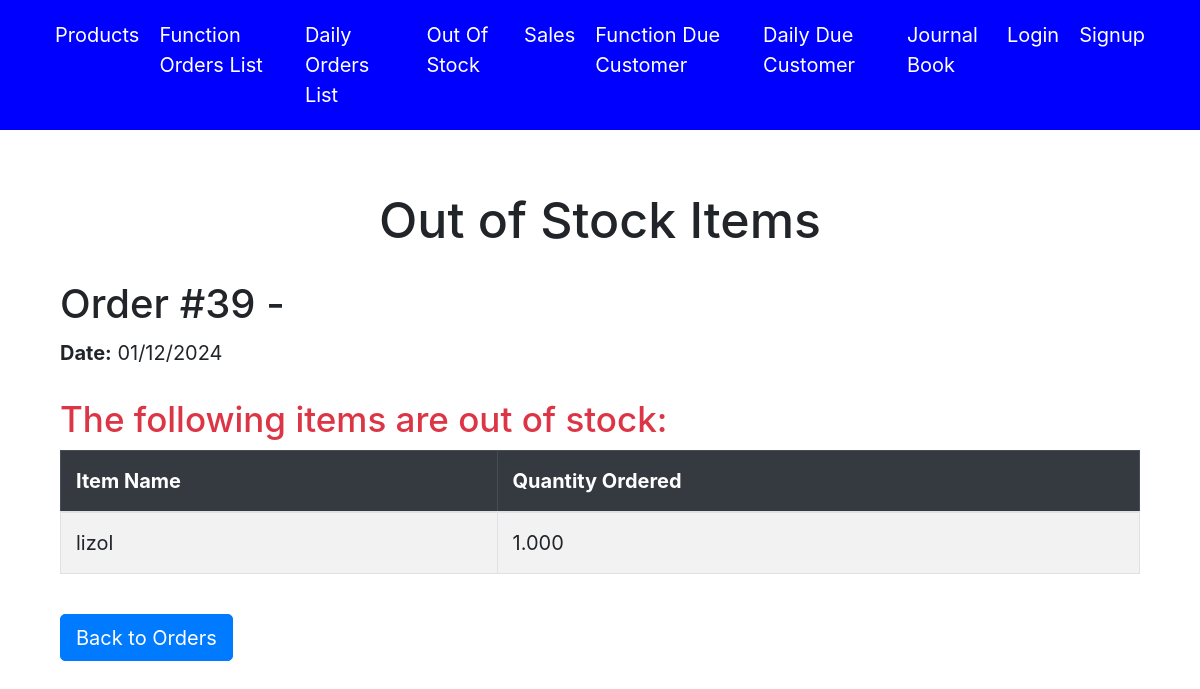
The page /item/39/daily-out-of-stock/39/ on the database its author committed.
### accounts/models.py (models this page shows, shortened)
class Orders(models.Model):
    name = models.CharField(max_length=255)
    date = models.DateField(default=timezone.now)
    is_function = models.BooleanField(default=True)

class OrderItems(models.Model):
    product = models.ForeignKey(Product, on_delete=models.CASCADE, null=True)
    orders = models.ForeignKey(Orders, on_delete=models.CASCADE, null=True)
    quantity = models.DecimalField(max_digits=10, decimal_places=3, default=0)

class Product(models.Model):
    name = models.CharField(max_length=255)
    Retail_price = models.DecimalField(max_digits=10, decimal_places=2,blank=True)
    Bulk_price = models.DecimalField(max_digits=10, decimal_places=2,blank=True)
    mrp = models.DecimalField(max_digits=10, decimal_places=2, blank=True,default=0)  # New MRP field
    stock_quantity = models.DecimalField(max_digits=10, decimal_places=2, default=Decimal('0.00'))  # Change to DecimalField
    created_at = models.DateTimeField(auto_now_add=True)
    updated_at = models.DateTimeField(auto_now=True)
    def is_in_stock(self, quantity):
        return self.stock_quantity >= quantity

### accounts/views.py (the view)
# urls.py: path('item/<int:pk>/daily-out-of-stock/<int:cash_received>/', views.daily_any_item_out_of_stock, name='daily_any_item_out_of_stock'),
def daily_any_item_out_of_stock(request, pk, cash_received):
    order = get_object_or_404(Orders, pk=pk)
    order_items = OrderItems.objects.filter(orders=order)
    out_of_stock_items = []
    for item in order_items:
        product = item.product  # Assuming FunctionOrderItems has a ForeignKey to Product
        if not product.is_in_stock(item.quantity):
            out_of_stock_items.append(item)  # Add to out-of-stock list
    context = {
        'Orders': order,
        'out_of_stock_items': out_of_stock_items,
        'current_date': timezone.now().strftime('%d/%m/%Y'),
        'cash_received': cash_received,  # Ensure this is passed
    }
    return render(request, 'dailyoutofstock.html', context)  # Replace with your actual template name

### accounts/templates/dailyoutofstock.html
{% extends 'base.html' %}
{% block content %}
<div class="container mt-5">
    <h1 class="text-center mb-4">Out of Stock Items</h1>
    <h2>Order #{{ Orders.id }} - {{ Orders.customer.name }}</h2>
    <p><strong>Date:</strong> {{ current_date }}</p>
    {% if out_of_stock_items %}
        <div class="mt-4">
            <h3 class="text-danger">The following items are out of stock:</h3>
            <table class="table table-bordered table-striped">
                <thead class="table-dark">
                    <tr>
                        <th>Item Name</th>
                        <th>Quantity Ordered</th>
                    </tr>
                </thead>
                <tbody>
                    {% for item in out_of_stock_items %}
                        <tr>
                            <td>{{ item.product.name }}</td>
                            <td>{{ item.quantity }}</td>
                        </tr>
                    {% endfor %}
                </tbody>
            </table>
        </div>
    {% else %}
        <p>No items are out of stock.</p>
    {% endif %}
    <a href="{% url 'orders_list' %}" class="btn btn-primary mt-3">Back to Orders</a>
</div>
{% endblock %}

### accounts/templates/base.html (style rules this page uses)
html, body { height: 100%; margin: 0; font-size: 20px; }

### rows shown on the page
Orders: id "39"
OrderItems: product.name "lizol", quantity "1.000"
